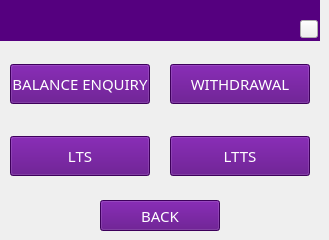
   <widget class="QWidget" name="Transaction_menu">
    <widget class="QLabel" name="PAGE3_label">
     <property name="geometry">
      <rect>
       <x>0</x>
       <y>0</y>
       <width>320</width>
       <height>41</height>
      </rect>
     </property>
     <property name="styleSheet">
      <string notr="true">color: rgb(255, 255, 255);
background-color: rgb(85, 0, 127);
font: 75 11pt &quot;Sans Serif&quot;;</string>
     </property>
     <property name="text">
      <string/>
     </property>
    </widget>
    <widget class="QPushButton" name="MINIST_pushButton_5">
     <property name="enabled">
      <bool>false</bool>
     </property>
     <property name="geometry">
      <rect>
       <x>170</x>
       <y>67</y>
       <width>135</width>
       <height>31</height>
      </rect>
     </property>
     <property name="font">
      <font>
       <family>Sans Serif</family>
       <pointsize>11</pointsize>
       <weight>9</weight>
       <italic>false</italic>
       <bold>false</bold>
      </font>
     </property>
     <property name="styleSheet">
      <string notr="true">color: rgb(255, 255, 255);
background-color: rgb(85, 85, 127);
font: 75 11pt &quot;Sans Serif&quot;;</string>
     </property>
     <property name="text">
      <string>MINI STATEMENT</string>
     </property>
    </widget>
    <widget class="QPushButton" name="BALENQ_pushButton">
     <property name="geometry">
      <rect>
       <x>10</x>
       <y>64</y>
       <width>140</width>
       <height>40</height>
      </rect>
     </property>
     <property name="font">
      <font>
       <family>Sans Serif</family>
       <pointsize>11</pointsize>
       <weight>9</weight>
       <italic>false</italic>
       <bold>false</bold>
      </font>
     </property>
     <property name="styleSheet">
      <string notr="true">color: rgb(255, 255, 255);
background-color: rgb(85, 0, 127);
font: 75 11pt &quot;Sans Serif&quot;;</string>
     </property>
     <property name="text">
      <string>BALANCE ENQUIRY</string>
     </property>
    </widget>
    <widget class="QPushButton" name="LTTS_pushButton_4">
     <property name="enabled">
      <bool>true</bool>
     </property>
     <property name="geometry">
      <rect>
       <x>170</x>
       <y>136</y>
       <width>140</width>
       <height>40</height>
      </rect>
     </property>
     <property name="font">
      <font>
       <family>Sans Serif</family>
       <pointsize>11</pointsize>
       <weight>9</weight>
       <italic>false</italic>
       <bold>false</bold>
      </font>
     </property>
     <property name="styleSheet">
      <string notr="true">color: rgb(255, 255, 255);
background-color: rgb(85, 0, 127);
font: 75 11pt &quot;Sans Serif&quot;;</string>
     </property>
     <property name="text">
      <string>LTTS</string>
     </property>
    </widget>
    <widget class="QPushButton" name="WITHDR_pushButton_2">
     <property name="geometry">
      <rect>
       <x>170</x>
       <y>64</y>
       <width>140</width>
       <height>40</height>
      </rect>
     </property>
     <property name="font">
      <font>
       <family>Sans Serif</family>
       <pointsize>11</pointsize>
       <weight>9</weight>
       <italic>false</italic>
       <bold>false</bold>
      </font>
     </property>
     <property name="styleSheet">
      <string notr="true">color: rgb(255, 255, 255);
background-color: rgb(85, 0, 127);
font: 75 11pt &quot;Sans Serif&quot;;</string>
     </property>
     <property name="text">
      <string>WITHDRAWAL</string>
     </property>
    </widget>
    <widget class="QPushButton" name="PushButton_Back_SubTxn_Menu">
     <property name="geometry">
      <rect>
       <x>100</x>
       <y>200</y>
       <width>120</width>
       <height>31</height>
      </rect>
     </property>
     <property name="font">
      <font>
       <family>Sans Serif</family>
       <pointsize>11</pointsize>
       <weight>9</weight>
       <italic>false</italic>
       <bold>false</bold>
      </font>
     </property>
     <property name="styleSheet">
      <string notr="true">color: rgb(255, 255, 255);
background-color: rgb(85, 0, 127);
font: 75 11pt &quot;Sans Serif&quot;;</string>
     </property>
     <property name="text">
      <string>BACK</string>
     </property>
    </widget>
    <widget class="QPushButton" name="LTS_pushButton_TxnMenu">
     <property name="enabled">
      <bool>true</bool>
     </property>
     <property name="geometry">
      <rect>
       <x>10</x>
       <y>136</y>
       <width>140</width>
       <height>40</height>
      </rect>
     </property>
     <property name="font">
      <font>
       <family>Sans Serif</family>
       <pointsize>11</pointsize>
       <weight>9</weight>
       <italic>false</italic>
       <bold>false</bold>
      </font>
     </property>
     <property name="styleSheet">
      <string notr="true">color: rgb(255, 255, 255);
background-color: rgb(85, 0, 127);
font: 75 11pt &quot;Sans Serif&quot;;</string>
     </property>
     <property name="text">
      <string>LTS</string>
     </property>
    </widget>
    <widget class="QPushButton" name="BankMaster">
     <property name="enabled">
      <bool>false</bool>
     </property>
     <property name="geometry">
      <rect>
       <x>170</x>
       <y>140</y>
       <width>135</width>
       <height>31</height>
      </rect>
     </property>
     <property name="font">
      <font>
       <family>Sans Serif</family>
       <pointsize>11</pointsize>
       <weight>9</weight>
       <italic>false</italic>
       <bold>false</bold>
      </font>
     </property>
     <property name="styleSheet">
      <string notr="true">color: rgb(255, 255, 255);
background-color: rgb(85, 0, 127);
font: 75 11pt &quot;Sans Serif&quot;;</string>
     </property>
     <property name="text">
      <string>BANK MASTER</string>
     </property>
    </widget>
    <widget class="QLabel" name="FinoLogo_8">
     <property name="geometry">
      <rect>
       <x>5</x>
       <y>2</y>
       <width>71</width>
       <height>35</height>
      </rect>
     </property>
     <property name="autoFillBackground">
      <bool>false</bool>
     </property>
     <property name="styleSheet">
      <string notr="true">background-color: rgb(85, 0, 127);</string>
     </property>
     <property name="text">
      <string/>
     </property>
     <property name="pixmap">
      <pixmap resource="fino.qrc">:/Fino/Icons/finoW.png</pixmap>
     </property>
     <property name="scaledContents">
      <bool>true</bool>
     </property>
    </widget>
    <widget class="QLabel" name="SubTransaction_Label2">
     <property name="geometry">
      <rect>
       <x>93</x>
       <y>22</y>
       <width>201</width>
       <height>19</height>
      </rect>
     </property>
     <property name="font">
      <font>
       <pointsize>9</pointsize>
      </font>
     </property>
     <property name="styleSheet">
      <string notr="true">color: rgb(255, 255, 255);
background-color: rgb(85, 0, 127);</string>
     </property>
     <property name="text">
      <string/>
     </property>
     <property name="alignment">
      <set>Qt::AlignBottom|Qt::AlignRight|Qt::AlignTrailing</set>
     </property>
    </widget>
    <widget class="QLabel" name="SubTransaction_Label1">
     <property name="geometry">
      <rect>
       <x>93</x>
       <y>0</y>
       <width>221</width>
       <height>20</height>
      </rect>
     </property>
     <property name="font">
      <font>
       <pointsize>12</pointsize>
      </font>
     </property>
     <property name="styleSheet">
      <string notr="true">color: rgb(255, 255, 255);
background-color: rgb(85, 0, 127);</string>
     </property>
     <property name="text">
      <string/>
     </property>
     <property name="alignment">
      <set>Qt::AlignRight|Qt::AlignTrailing|Qt::AlignVCenter</set>
     </property>
    </widget>
    <widget class="QPushButton" name="Balance_Show_pushButton_Transaction_page_2">
     <property name="geometry">
      <rect>
       <x>300</x>
       <y>20</y>
       <width>18</width>
       <height>18</height>
      </rect>
     </property>
     <property name="text">
      <string/>
     </property>
     <property name="icon">
      <iconset>
       <activeon>:/Fino/1E.png</activeon>
      </iconset>
     </property>
     <property name="iconSize">
      <size>
       <width>18</width>
       <height>18</height>
      </size>
     </property>
    </widget>
    <zorder>BankMaster</zorder>
    <zorder>PAGE3_label</zorder>
    <zorder>MINIST_pushButton_5</zorder>
    <zorder>BALENQ_pushButton</zorder>
    <zorder>LTTS_pushButton_4</zorder>
    <zorder>WITHDR_pushButton_2</zorder>
    <zorder>PushButton_Back_SubTxn_Menu</zorder>
    <zorder>LTS_pushButton_TxnMenu</zorder>
    <zorder>FinoLogo_8</zorder>
    <zorder>SubTransaction_Label2</zorder>
    <zorder>SubTransaction_Label1</zorder>
    <zorder>Balance_Show_pushButton_Transaction_page_2</zorder>
   </widget>
